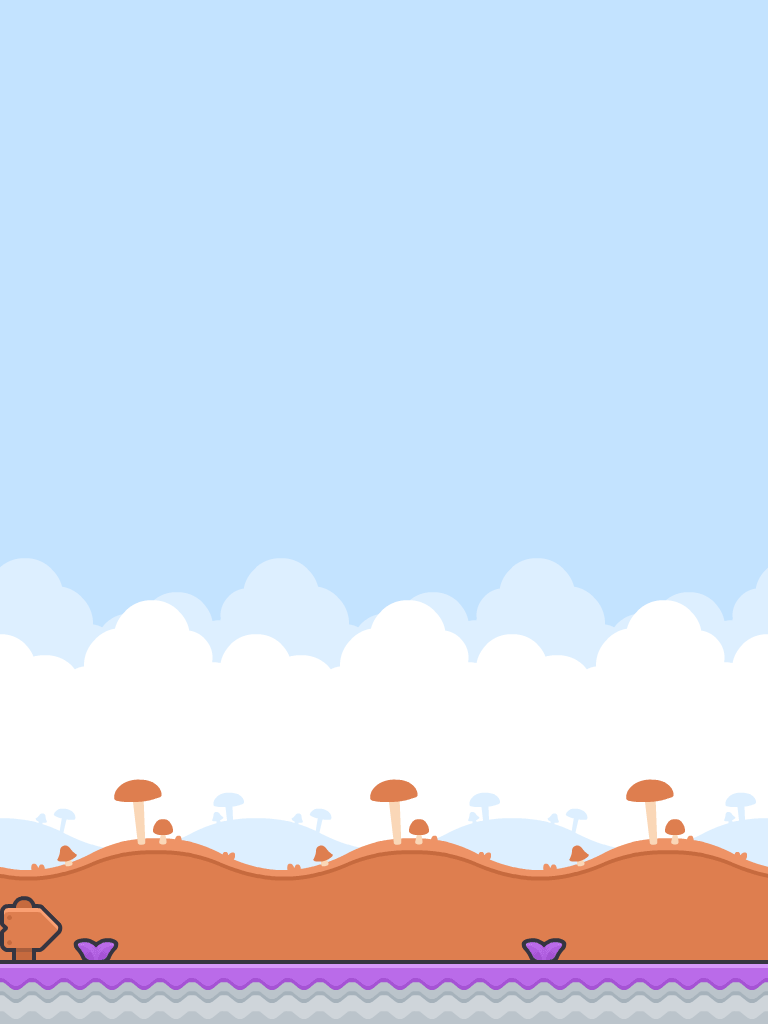

This is a level from a 2D game, rendered from its Tiled map with the project's own tilesets. A one-line summary and the complete map file follow:
An orthogonal 12x16 tile map with 64x64 px tiles, 3 tile layers (fondo, superficies, objects), 2 tilesets.

<map version="1.10" tiledversion="1.11.2" orientation="orthogonal" renderorder="right-down" width="12" height="16" tilewidth="64" tileheight="64" infinite="0" nextlayerid="4" nextobjectid="1">
 <editorsettings>
  <export target="FirstBoss.json" format="json" />
 </editorsettings>
 <tileset firstgid="1" name="spritesheet-backgrounds-default" tilewidth="64" tileheight="64" tilecount="256" columns="16">
  <image source="spritesheet-backgrounds-default.png" width="1024" height="1024" />
 </tileset>
 <tileset firstgid="257" name="spritesheet-tiles-default" tilewidth="64" tileheight="64" tilecount="324" columns="18">
  <image source="spritesheet-tiles-default.png" width="1152" height="1152" />
  <tile id="96">
   <properties>
    <property name="collision" type="bool" value="true" />
   </properties>
  </tile>
 </tileset>
 <layer id="1" name="fondo" width="12" height="16">
  <data encoding="csv">
1,2,3,4,1,2,3,4,1,2,3,4,
17,18,19,20,17,18,19,20,17,18,19,20,
33,34,35,36,33,34,35,36,33,34,35,36,
49,50,51,52,49,50,51,52,49,50,51,52,
1,2,3,4,1,2,3,4,1,2,3,4,
17,18,19,20,17,18,19,20,17,18,19,20,
33,34,35,36,33,34,35,36,33,34,35,36,
133,134,135,136,133,134,135,136,133,134,135,136,
149,150,151,152,149,150,151,152,149,150,151,152,
165,166,167,168,165,166,167,168,165,166,167,168,
181,182,183,184,181,182,183,184,181,182,183,184,
137,138,139,140,137,138,139,140,137,138,139,140,
153,154,155,156,153,154,155,156,153,154,155,156,
169,170,171,172,169,170,171,172,169,170,171,172,
185,186,187,188,185,186,187,188,185,186,187,188,
185,186,187,188,185,186,187,188,185,186,187,188
</data>
 </layer>
 <layer id="2" name="superficies" width="12" height="16">
  <data encoding="csv">
0,0,0,0,0,0,0,0,0,0,0,0,
0,0,0,0,0,0,0,0,0,0,0,0,
0,0,0,0,0,0,0,0,0,0,0,0,
0,0,0,0,0,0,0,0,0,0,0,0,
0,0,0,0,0,0,0,0,0,0,0,0,
0,0,0,0,0,0,0,0,0,0,0,0,
0,0,0,0,0,0,0,0,0,0,0,0,
0,0,0,0,0,0,0,0,0,0,0,0,
0,0,0,0,0,0,0,0,0,0,0,0,
0,0,0,0,0,0,0,0,0,0,0,0,
0,0,0,0,0,0,0,0,0,0,0,0,
0,0,0,0,0,0,0,0,0,0,0,0,
0,0,0,0,0,0,0,0,0,0,0,0,
0,0,0,0,0,0,0,0,0,0,0,0,
447,271,0,0,0,0,0,0,271,0,0,0,
353,353,353,353,353,353,353,353,353,353,353,353
</data>
 </layer>
 <layer id="3" name="objects" width="12" height="16">
  <data encoding="csv">
0,0,0,0,0,0,0,0,0,0,0,0,
0,0,0,0,0,0,0,0,0,0,0,0,
0,0,0,0,0,0,0,0,0,0,0,0,
0,0,0,0,0,0,0,0,0,0,0,0,
0,0,0,0,0,0,0,0,0,0,0,0,
0,0,0,0,0,0,0,0,0,0,0,0,
0,0,0,0,0,0,0,0,0,0,0,0,
0,0,0,0,0,0,0,0,0,0,0,0,
0,0,0,0,0,0,0,0,0,0,0,0,
0,0,0,0,0,0,0,0,0,0,0,0,
0,0,0,0,0,0,0,0,0,0,0,0,
0,0,0,0,0,0,0,0,0,0,0,0,
0,0,0,0,0,0,0,0,0,0,0,0,
0,0,0,0,0,0,0,0,0,0,0,0,
0,0,0,0,0,0,0,0,0,0,0,0,
0,0,0,0,0,0,0,0,0,0,0,0
</data>
 </layer>
</map>
